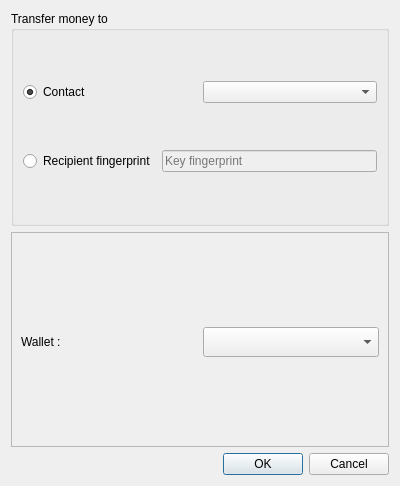
<?xml version="1.0" encoding="UTF-8"?>
<ui version="4.0">
 <class>TransferMoneyDialog</class>
 <widget class="QDialog" name="TransferMoneyDialog">
  <property name="geometry">
   <rect>
    <x>0</x>
    <y>0</y>
    <width>400</width>
    <height>486</height>
   </rect>
  </property>
  <property name="windowTitle">
   <string>Transfer money</string>
  </property>
  <layout class="QVBoxLayout" name="verticalLayout">
   <item>
    <widget class="QGroupBox" name="groupBox">
     <property name="title">
      <string>Transfer money to</string>
     </property>
     <layout class="QVBoxLayout" name="verticalLayout_2">
      <item>
       <layout class="QHBoxLayout" name="horizontalLayout_2">
        <item>
         <widget class="QRadioButton" name="radio_contact">
          <property name="text">
           <string>Contact</string>
          </property>
          <property name="checked">
           <bool>true</bool>
          </property>
         </widget>
        </item>
        <item>
         <widget class="QComboBox" name="combo_contact">
          <property name="enabled">
           <bool>true</bool>
          </property>
         </widget>
        </item>
       </layout>
      </item>
      <item>
       <layout class="QHBoxLayout" name="horizontalLayout">
        <item>
         <widget class="QRadioButton" name="radio_key_fingerprint">
          <property name="text">
           <string>Recipient fingerprint</string>
          </property>
          <property name="checked">
           <bool>false</bool>
          </property>
         </widget>
        </item>
        <item>
         <widget class="QLineEdit" name="edit_key_fingerprint">
          <property name="enabled">
           <bool>false</bool>
          </property>
          <property name="inputMask">
           <string/>
          </property>
          <property name="text">
           <string/>
          </property>
          <property name="placeholderText">
           <string>Key fingerprint</string>
          </property>
         </widget>
        </item>
       </layout>
      </item>
     </layout>
    </widget>
   </item>
   <item>
    <widget class="QFrame" name="frame">
     <property name="frameShape">
      <enum>QFrame::StyledPanel</enum>
     </property>
     <property name="frameShadow">
      <enum>QFrame::Raised</enum>
     </property>
     <layout class="QVBoxLayout" name="verticalLayout_8">
      <item>
       <layout class="QHBoxLayout" name="horizontalLayout_7">
        <property name="topMargin">
         <number>5</number>
        </property>
        <item>
         <widget class="QLabel" name="label_2">
          <property name="text">
           <string>Wallet :</string>
          </property>
         </widget>
        </item>
        <item>
         <widget class="QComboBox" name="combo_wallets">
          <property name="minimumSize">
           <size>
            <width>0</width>
            <height>30</height>
           </size>
          </property>
         </widget>
        </item>
       </layout>
      </item>
     </layout>
    </widget>
   </item>
   <item>
    <widget class="QDialogButtonBox" name="button_box">
     <property name="orientation">
      <enum>Qt::Horizontal</enum>
     </property>
     <property name="standardButtons">
      <set>QDialogButtonBox::Cancel|QDialogButtonBox::Ok</set>
     </property>
    </widget>
   </item>
  </layout>
 </widget>
 <resources/>
 <connections>
  <connection>
   <sender>button_box</sender>
   <signal>accepted()</signal>
   <receiver>TransferMoneyDialog</receiver>
   <slot>accept()</slot>
   <hints>
    <hint type="sourcelabel">
     <x>248</x>
     <y>254</y>
    </hint>
    <hint type="destinationlabel">
     <x>157</x>
     <y>274</y>
    </hint>
   </hints>
  </connection>
  <connection>
   <sender>button_box</sender>
   <signal>rejected()</signal>
   <receiver>TransferMoneyDialog</receiver>
   <slot>reject()</slot>
   <hints>
    <hint type="sourcelabel">
     <x>316</x>
     <y>260</y>
    </hint>
    <hint type="destinationlabel">
     <x>286</x>
     <y>274</y>
    </hint>
   </hints>
  </connection>
  <connection>
   <sender>combo_wallets</sender>
   <signal>currentIndexChanged(int)</signal>
   <receiver>TransferMoneyDialog</receiver>
   <slot>change_displayed_wallet(int)</slot>
   <hints>
    <hint type="sourcelabel">
     <x>82</x>
     <y>264</y>
    </hint>
    <hint type="destinationlabel">
     <x>199</x>
     <y>244</y>
    </hint>
   </hints>
  </connection>
  <connection>
   <sender>radio_key_fingerprint</sender>
   <signal>toggled(bool)</signal>
   <receiver>TransferMoneyDialog</receiver>
   <slot>recipient_mode_changed(bool)</slot>
   <hints>
    <hint type="sourcelabel">
     <x>87</x>
     <y>51</y>
    </hint>
    <hint type="destinationlabel">
     <x>199</x>
     <y>244</y>
    </hint>
   </hints>
  </connection>
 </connections>
 <slots>
  <slot>add_coins_to_transfer()</slot>
  <slot>remove_coins_from_transfer()</slot>
  <slot>open_manage_wallet_coins()</slot>
  <slot>change_displayed_wallet(int)</slot>
  <slot>transfer_mode_changed(bool)</slot>
  <slot>recipient_mode_changed(bool)</slot>
 </slots>
</ui>
